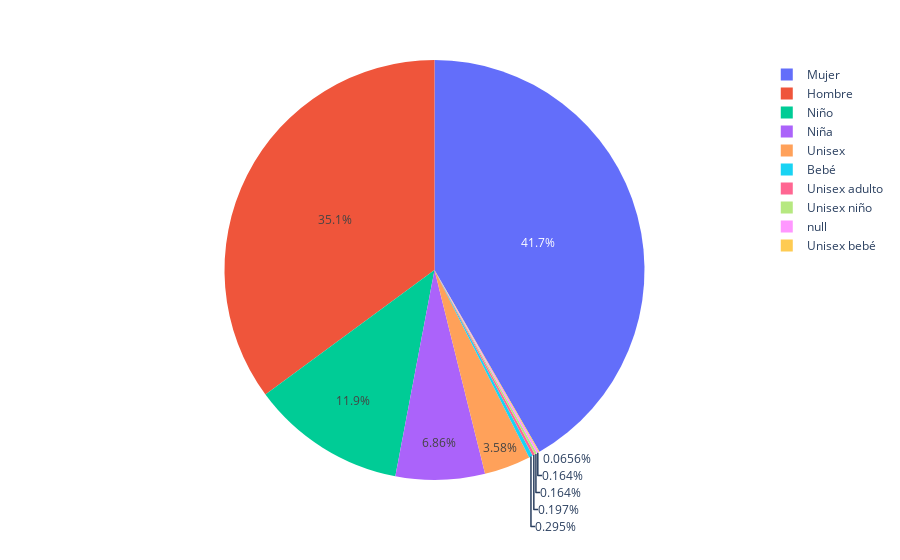

The notebook cell saved with this chart:
### Markdown cell above
## Genero ✅

### Code cell
gender_counts = trainers["gender"].value_counts()

fig = px.pie(trainers, names = "gender"
             )

fig.show()

### Figure 1 — Plotly figure (JSON) as saved in the notebook; plotly's stock layout.template omitted (floating-point values rounded to 4 significant figures; data arrays with more than 128 entries replaced by an {"elided": "..."} marker saying what was removed)
{"data": [{"domain": {"x": [0, 1], "y": [0, 1]}, "hovertemplate": "gender=%{label}<extra></extra>", "labels": {"elided": "3048 str values"}, "legendgroup": "", "name": "", "showlegend": true, "type": "pie"}], "layout": {"legend": {"tracegroupgap": 0}, "margin": {"t": 60}}}
